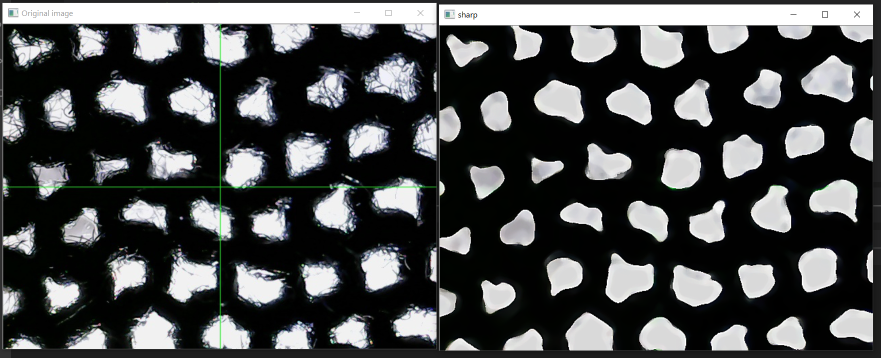
#> input picture Immagine.png, 1761 x 715 px, given in place of the camera (shown at 1/2 size)
$ python holes_detector_3.0.py
#> lines starting #> are read from the running program, lines starting #| are printed output that depends on the picture
### StepperLib.py
import RPi.GPIO as GPIO  #library for Raspberry I/O
import time              #library for delays
import yaml
CCWStep = (0x01,0x02,0x04,0x08)
CWStep = (0x08,0x04,0x02,0x01)

with open('cfgMotorPins.yml') as cfg :    #importa il file di configurazione. Vedi cfgMotorPins.yml per la definizione dei pin motore.
    config = yaml.load(cfg, Loader=yaml.FullLoader)  #carica la configurazione

#motorPinsFocus = config['motorPinsFocus'] #assegna alla variabile motorPins1 la lista di valori
motorPins2 = [3, 5, 7, 8] #assegna alla variabile motorPins2 la lista di valori
# [15 lines of commented-out code are left out]
def setup2():
    #print ('Program is starting...')
    GPIO.setmode(GPIO.BOARD)       # Numbers GPIOs by physical location
    for pin in motorPins2:
        GPIO.setup(pin,GPIO.OUT)
# [38 lines of commented-out code are left out]


# [10 lines left out: function moveOnePeriod2, not called in this run]


# def moveOnePeriod3(direction,ms):
#     for j in range(0,4,1):      #cycle for power supply order [range(numero start, numero stop, incremento)]
#         for i in range(0,4,1):  #assign to each pin, a total of 4 pins
#             if (direction == 1):#power supply order clockwise
#                 GPIO.output(motorPins3[i],((CCWStep[j] == 1<<i) and GPIO.HIGH or GPIO.LOW))
#             else :              #power supply order anticlockwise
#                 GPIO.output(motorPins3[i],((CWStep[j] == 1<<i) and GPIO.HIGH or GPIO.LOW))
#         if(ms<3):       #the delay can not be less than 3ms, otherwise it will exceed speed limit of the motor
#             ms = 3
#         time.sleep(ms*0.001)


# def moveOnePeriod4(direction,ms):
#     for j in range(0,4,1):      #cycle for power supply order [range(numero start, numero stop, incremento)]
#         for i in range(0,4,1):  #assign to each pin, a total of 4 pins
#             if (direction == 1):#power supply order clockwise
#                 GPIO.output(motorPins4[i],((CCWStep[j] == 1<<i) and GPIO.HIGH or GPIO.LOW))
#             else :              #power supply order anticlockwise
#                 GPIO.output(motorPins4[i],((CWStep[j] == 1<<i) and GPIO.HIGH or GPIO.LOW))
#         if(ms<3):       #the delay can not be less than 3ms, otherwise it will exceed speed limit of the motor
#             ms = 3
#         time.sleep(ms*0.001)


# def moveOnePeriod5(direction,ms):
#     for j in range(0,4,1):      #cycle for power supply order [range(numero start, numero stop, incremento)]
#         for i in range(0,4,1):  #assign to each pin, a total of 4 pins
#             if (direction == 1):#power supply order clockwise
#                 GPIO.output(motorPins5[i],((CCWStep[j] == 1<<i) and GPIO.HIGH or GPIO.LOW))
#             else :              #power supply order anticlockwise
#                 GPIO.output(motorPins5[i],((CWStep[j] == 1<<i) and GPIO.HIGH or GPIO.LOW))
#         if(ms<3):       #the delay can not be less than 3ms, otherwise it will exceed speed limit of the motor
#             ms = 3
#         time.sleep(ms*0.001)

# def moveOnePeriod6(direction,ms):
#     for j in range(0,4,1):      #cycle for power supply order [range(numero start, numero stop, incremento)]
#         for i in range(0,4,1):  #assign to each pin, a total of 4 pins
#             if (direction == 1):#power supply order clockwise
#                 GPIO.output(motorPins6[i],((CCWStep[j] == 1<<i) and GPIO.HIGH or GPIO.LOW))
#             else :              #power supply order anticlockwise
#                 GPIO.output(motorPins6[i],((CWStep[j] == 1<<i) and GPIO.HIGH or GPIO.LOW))
#         if(ms<3):       #the delay can not be less than 3ms, otherwise it will exceed speed limit of the motor
#             ms = 3
#         time.sleep(ms*0.001)


# def moveOnePeriod7(direction,ms):
#     for j in range(0,4,1):      #cycle for power supply order [range(numero start, numero stop, incremento)]
#         for i in range(0,4,1):  #assign to each pin, a total of 4 pins
#             if (direction == 1):#power supply order clockwise
#                 GPIO.output(motorPins7[i],((CCWStep[j] == 1<<i) and GPIO.HIGH or GPIO.LOW))
#             else :              #power supply order anticlockwise
#                 GPIO.output(motorPins7[i],((CWStep[j] == 1<<i) and GPIO.HIGH or GPIO.LOW))
#         if(ms<3):       #the delay can not be less than 3ms, otherwise it will exceed speed limit of the motor
#             ms = 3
#         time.sleep(ms*0.001)


# #azionamento del motore
# def moveStepFocus(direction, ms, steps):
#     for i in range(steps):
#         moveOnePeriodFocus(direction, ms)

def moveStep2(direction, ms, steps):
    for i in range(steps):
        moveOnePeriod2(direction, ms)

# [19 lines of commented-out code are left out]


def motorStop():
    for i in range(0,4,1):
        GPIO.output(motorPins2[i],GPIO.LOW)


#def destroy():
    #GPIO.cleanup()  #release GPIOs used chennels


### holes_detector_3.0.py
import os
import time
import RPi.GPIO as GPIO
import yaml
from StepperLib import *
import cv2


GPIO.setmode(GPIO.BOARD)   # Assegna ai pin la numerazione convenzionale. Usare "GPIO.setmode(GPIO.BCM)" per la numerazione hardware.

# Assegnazione pin motori
dir_distensori = 31
pull_distensori = 29
dir_tensionatore = 36
pull_tensionatore = 37
dir_allineamento = 40
pull_allineamento = 38
dir_videocamera = 35
pull_videocamera = 33

# Assegnazione pin bobine
bobina_mobile = 12
bobina_fissa = 11
bobina_distensione = 10

# Assegnazione pin sensore
proxy_tensionatore = 21
proxy_allineamento = 18
proxy_distensori = 19
proxy_focus = 13
proxy_videocamera = 15
laser = 16


# Setup GPIO input/output
setup2() # Setup del mini step (vedi libreria StepperLib.py)
GPIO.setup(31, GPIO.OUT, initial=0)
GPIO.setup(29, GPIO.OUT, initial=0)
GPIO.setup(36, GPIO.OUT, initial=0)
GPIO.setup(37, GPIO.OUT, initial=0)
GPIO.setup(40, GPIO.OUT, initial=0)
GPIO.setup(38, GPIO.OUT, initial=0)
GPIO.setup(35, GPIO.OUT, initial=0)
GPIO.setup(33, GPIO.OUT, initial=0)

#GPIO.setup(24, GPIO.OUT, initial=1)
GPIO.setup(bobina_mobile, GPIO.OUT, initial=1)
GPIO.setup(bobina_fissa, GPIO.OUT, initial=1)
GPIO.setup(bobina_distensione, GPIO.OUT, initial=0)

GPIO.setup(proxy_tensionatore, GPIO.IN, pull_up_down=GPIO.PUD_UP)
GPIO.setup(proxy_allineamento, GPIO.IN, pull_up_down=GPIO.PUD_UP)
GPIO.setup(proxy_distensori, GPIO.IN, pull_up_down=GPIO.PUD_UP)
GPIO.setup(proxy_focus, GPIO.IN, pull_up_down=GPIO.PUD_UP)
GPIO.setup(proxy_videocamera, GPIO.IN, pull_up_down=GPIO.PUD_UP)
GPIO.setup(laser, GPIO.IN, pull_up_down=GPIO.PUD_UP)

# DEFINIZIONE MOTORI
# Posizione 0 ---> 4 motori estensione
# Posizione 1 ---> motore tensionatore
# Posizione 2 ---> motore allineamento
# Posizione 3 ---> motore videocamera

dirP = (31, 36, 40, 35)
stepperP = (29, 37, 38, 33)
microP = (10000, 50, 5000, 500)  # Tempo in microsecondi tra due step

# Posizione iniziale motore in step
inizio_distensione = 0
inizio_tensionamento = 0
inizio_allinemanento = 0
inizio_videocamera = 0
inizio_focus = 0

pos = [inizio_distensione, inizio_tensionamento, inizio_allinemanento , inizio_videocamera, inizio_focus]   #contatore passi
#______________________________________________________________________________________
#
# DEFINIZIONE FUNZIONI
#______________________________________________________________________________________

# Funzione di controllo motori step

# [77 lines left out: functions stepC, stepR, not called in this run]

    #print("Il sistema è pronto.")

#______________________________________________________________________________________
#
# AVVIO CICLO MACCHINA
#______________________________________________________________________________________


#inizializza una lista vuota
numbers = []

hole_cascade = cv2.CascadeClassifier('/home/pi/Desktop/Fabric-Meter/hole classifier 2.0/classifier/hole_cascade_2.0.xml') # caricamento del classificatore per fori ad immafine filtrata
edge_cascade = cv2.CascadeClassifier('/home/pi/Desktop/Fabric-Meter/edge classifier/classifier/cascade.xml') # caricamento del classificatore per i bordi


def detect(gray, frame):  #open cv prende in ingresso solo l'immagine in bianco e nero e non un video
    holes = hole_cascade.detectMultiScale(gray, 1.3, 5)
    print (len(holes))


    for (x,y,w,h) in holes:
        holesCy=int(y+h/2)  #prende come riferimento la metà dell'altezza in Y del quadrato detection
        lineCy=height-300   #identifica una linea non visibile ad altezza height-300.

        if(holesCy)<=lineCy+6 and (holesCy)>=lineCy-6:  #se la metà dell'altezza del quadrato detection si trova in un intorno (della linea identificata ) compreso tra +6 e -6
            numbers.append(1)                           #somma +1 al contatore


        cv2.line(frame,(500, 0),(500, height),(0, 0, 255) ,2)  #traccia la linea per il contatore. Le parentesi sono le cordinate. Il centro è nell angolo alto a sx incremento è basso dx.
        #cv2.putText(frame, str(len(numbers)),(300, 30), cv2.FONT_HERSHEY_SIMPLEX,0.7,(0,0,255),2)
        #cv2.rectangle(frame, (x,y), (x+w, y+h), (255, 255, 0), 2)
        cv2.circle(frame,(int(x+w/2), int(y+h/2)), 2, (0, 0, 255), 2)  # disegna il centro dei fori
        print("Cordinata y: " + str(y+h/2))
        print("Cordinata x: " + str(x+w/2))
        roi_gray = gray[y:y+h, x:x+w]
        roi_color = frame[y:y+h, x:x+w]

        holesCx=int(x+w/2)  #prende come riferimento la metà della larghezza in X del quadrato detection
        lineSpikeCy=int(height/2)  #identifica una linea non visibile messa in corrispondenza dell'asse y del cerchio
        lineSpikeCx=int(width/2)   #identifica una linea non visibile messa in corrispondenza dell'asse x del cerchio

        if(holesCy)<=lineSpikeCy+7 and (holesCy)>=lineSpikeCy-7:
            if(holesCx)<=lineSpikeCx+7 and (holesCx)>=lineSpikeCx-7:
                print("FIRE!")

    return frame

    #for (ex, ey, ew, eh) in edges:
         #cv2.rectangle(roi_color,(ex, ey),(ex+ew, ey+eh), (0, 255, 0), 2) # We paint a rectangle around the eyes, but inside the referential of the face.

# [20 lines left out: functions detect1, unsharp_mask, not called in this run]

# [5 lines of commented-out code are left out]

video_capture = cv2.VideoCapture(0) # We turn the webcam on.

while True: # We repeat infinitely (until break):
    _, frame = video_capture.read() # We get the last frame.
#> frame is the input picture: shape (715, 1761, 3); mean B, G, R 76.6, 76.2, 74.6
    height, width = frame.shape[0:2]
#> height = 715; width = 1761


    # applicazione filtri
    #median_3 = cv2.medianBlur(frame, 27)
    #unsharp_4 = unsharp_mask(median_3, 13)
    # cambio di colore pixel
    #image = unsharp_4.copy()!!!!
    image = frame.copy()
    hsv=cv2.cvtColor(image,cv2.COLOR_BGR2HSV)
#> hsv: shape (715, 1761, 3); mean H, S, V 54, 75, 78
    # [6 lines of commented-out code are left out]
    median_7 = cv2.medianBlur(image, 15)
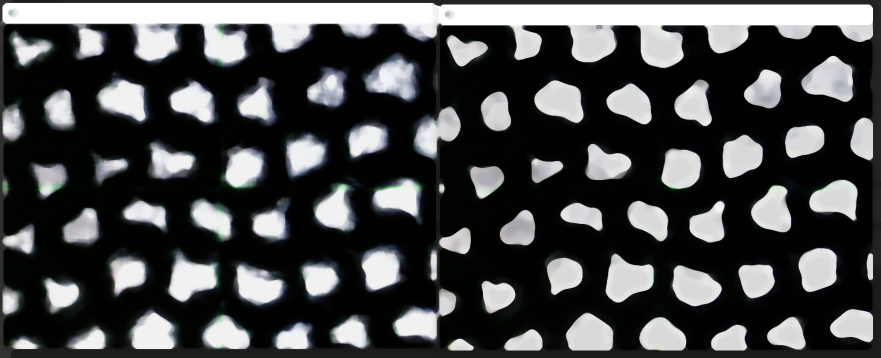
#> median_7: shape (715, 1761, 3) (shown at 1/2 size); mean B, G, R 75, 74.4, 73
    #unsharp_8 = unsharp_mask(median_7, 2)

    gray = cv2.cvtColor(median_7, cv2.COLOR_BGR2GRAY) # We do some colour transformations.
    canvas = detect(gray, median_7) # We get the output of our detect function.
#> in detect, `holes = hole_cascade.detectMultiScale(gray, 1.3, 5)`: holes = 56 rows, first 6: [1693, 225, 67, 67], [1011, 58, 85, 85], [946, 183, 93, 93], [1106, 376, 109, 109], [135, 52, 89, 89], [887, 59, 101, 101]
#| 56
#> the loop in detect, `for (x,y,w,h) in holes:` made 56 passes
#> (x, y, w, h, holesCy, holesCx) on passes 1 to 12: (1693, 225, 67, 67, 258, 1726), (1011, 58, 85, 85, 100, 1053), (946, 183, 93, 93, 229, 992), (1106, 376, 109, 109, 430, 1160), (135, 52, 89, 89, 96, 179), (887, 59, 101, 101, 109, 937), (1469, 125, 119, 119, 184, 1528), (594, 122, 119, 119, 181, 653), (1331, 157, 115, 115, 214, 1388), (1197, 144, 127, 127, 207, 1260), (71, 176, 96, 96, 224, 119), (456, 154, 117, 117, 212, 514)
#> (printed output is left out)
#> pass 1, in detect, `roi_gray = gray[y:y+h, x:x+w]`:
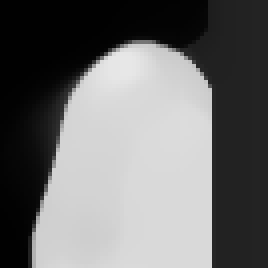
#> roi_gray: shape (67, 67) (shown 4 times larger); min 1, max 231, mean 110.1
#> pass 2, in detect, `roi_gray = gray[y:y+h, x:x+w]`:
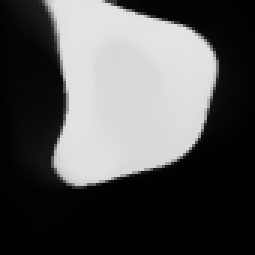
#> roi_gray: shape (85, 85) (shown 3 times larger); min 1, max 228, mean 83.6
#> after the loop in detect, `for (x,y,w,h) in holes:`: numbers = []
    #cv2.line(unsharp_8,(500, 0),(500, height),(0,0,255),2)  #traccia la linea verticale per il contatore. Le parentesi sono le cordinate. Il centro è nell angolo alto a sx incremento è basso dx.
    #cv2.putText(unsharp_8, "HOLES COUNTER: ", (15,30), cv2.FONT_HERSHEY_SIMPLEX,0.7,(0,0,255),2)
    #cv2.circle(unsharp_8,(int(width/2), int(height/2)), 10, (0,255,0), 2)

    cv2.imshow('Filter', canvas) # We display the outputs.
    cv2.imshow('Original', frame)
    if cv2.waitKey(1) & 0xFF == ord('q'): # If we type on the keyboard:
        #print("L'immagine è " + str(height) + "x" + str(width))  #stampa le dimensioni del frame
#> (key q is pressed here)
        break # We stop the loop.


video_capture.release() # We turn the webcam off.
cv2.destroyAllWindows() # We destroy all the windows inside which the images were displayed.

#GPIO.cleanup()
